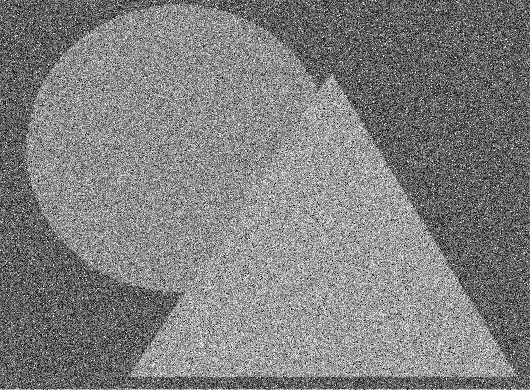
#> input picture noise_processing/images/noise.png, 530 x 390 px
$ python task_2_ch.py
#> lines starting #> are read from the running program, lines starting #| are printed output that depends on the picture; after the words box and inside, x2 and y2 are one past the last pixel; in counts of white or black regions, pixels touching at a corner belong together; long printed decimals are rounded
#> in initialize_image, image is the input picture: shape (390, 530, 3); min 0, max 255, mean 127.5
#> call 2 of initialize_image, with path = 'images/gt.png'
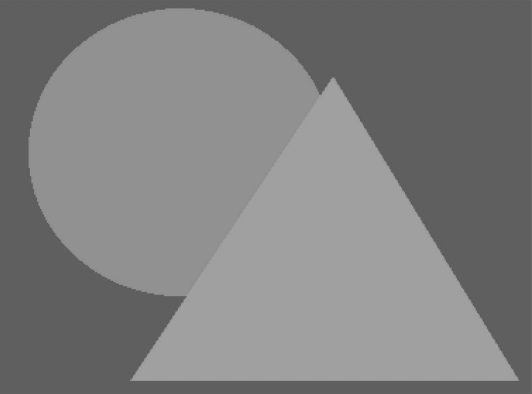
#> input picture noise_processing/images/gt.png, 532 x 394 px
#> in initialize_image, image is the input picture: shape (394, 532, 3); mean B, G, R 127.1, 127.2, 127.2
import matplotlib.pyplot as plt
import cv2
import numpy as np

np.set_printoptions(threshold=np.inf)


def initialize_image(path):
    """Инициализирует картинку для дальнейшей обработки"""
    image = cv2.imread(path)
    image = cv2.cvtColor(image, cv2.COLOR_BGR2GRAY)
    return image


def plot_one_img(object):
    """Выводит одну картинку"""
    plt.figure(figsize=(16, 9))
    plt.subplot(111)
    plt.title("Бинаризованное изображение")
    plt.imshow(object, cmap='gray')
    plt.show()


def plot_images(image, triangle, circle, background, target):
    """Отрисовывает картинку"""
    plt.figure(figsize=(16, 9))

    # Выводим основное изображение
    plt.subplot(321)
    plt.title("Исходное изображение")
    plt.imshow(image, cmap='gray')

    # Выводим треугольник
    plt.subplot(322)
    plt.title("Треугольник на изображении")
    plt.imshow(triangle, cmap='gray')

    # Выводим круг
    plt.subplot(323)
    plt.title("Круг на изображении")
    plt.imshow(circle, cmap='gray')

    # Выводим фон
    plt.subplot(324)
    plt.title("Фон на изображении")
    plt.imshow(background, cmap='gray')

    # Эталон
    plt.subplot(325)
    plt.title("Эталон")
    plt.imshow(target, cmap='gray')

    plt.show()


def finding_triangle(image):
    """Ищет треугольник на изображении"""
    # Бинаризуем изображение

    # Гауссовый фильтр с бинаризацией Оцу
    blur = cv2.GaussianBlur(image, (5, 5), 0)
    blur = np.pad(blur, pad_width=((2, 2), (1, 1)))
#> blur: shape (394, 532)
    # cor_image = cv2.threshold(blur, 0, 255, cv2.THRESH_BINARY + cv2.THRESH_OTSU)[1]

    # Применяем глобальную бинаризацию
    cor_image = cv2.threshold(blur, 160, 255, cv2.THRESH_BINARY)[1]
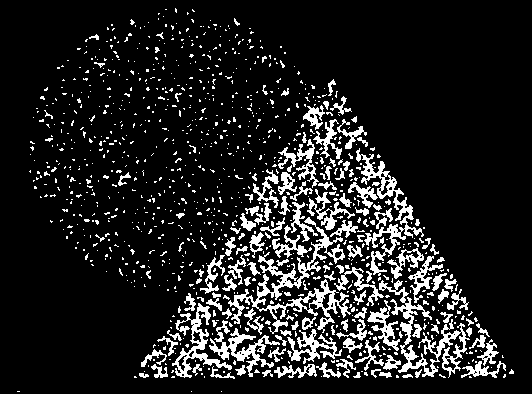
#> cor_image: shape (394, 532); 12.9% white; 1058 white regions (916 under 20 px), largest, box (x1, y1, x2, y2) and area: (228, 217, 351, 334) 2780, (379, 280, 470, 378) 1885, (356, 148, 424, 276) 1610
    kernel = np.ones((5, 5), np.uint8)
    cor_image = cv2.morphologyEx(cor_image, cv2.MORPH_CLOSE, kernel)
#> cor_image: shape (394, 532); 23.2% white; 460 white regions (397 under 20 px), largest, box (x1, y1, x2, y2) and area: (134, 79, 514, 379) 44205, (111, 170, 137, 187) 151, (91, 56, 115, 76) 123
    kernel = np.ones((7, 7), np.uint8)
    cor_image = cv2.morphologyEx(cor_image, cv2.MORPH_OPEN, kernel)
#> cor_image: shape (394, 532); 19.2% white; 4 white regions, box (x1, y1, x2, y2) and area: (144, 96, 497, 378) 39877, (355, 209, 370, 224) 188, (334, 103, 345, 112) 91, (323, 369, 332, 377) 72
    kernel = np.ones((18, 18), np.uint8)
    cor_image = cv2.morphologyEx(cor_image, cv2.MORPH_CLOSE, kernel)
#> cor_image: shape (394, 532); 25.6% white; 1 white region, box (x1, y1, x2, y2) and area: (145, 97, 498, 379) 53749

    return cor_image


def finding_circle(image):
    """Ищет круг на изображении"""
    kernel = np.ones((2, 2), np.uint8)
    blur = cv2.GaussianBlur(image, (5, 5), 0)
    cor_image = cv2.threshold(blur, 150, 255, cv2.THRESH_TOZERO_INV)[1]
#> cor_image: shape (390, 530)
    blur = cv2.GaussianBlur(cor_image, (5, 5), 0)
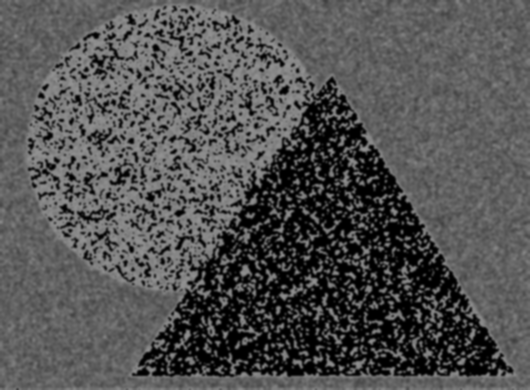
#> blur: shape (390, 530); min 0, max 147, mean 81.6
    cor_image = cv2.threshold(blur, 105, 255, cv2.THRESH_BINARY)[1]
#> cor_image: shape (390, 530); 26.1% white; 1198 white regions (943 under 20 px), largest, box (x1, y1, x2, y2) and area: (20, 0, 335, 302) 35503, (63, 379, 179, 390) 358, (490, 354, 525, 390) 299

    cor_image = cv2.morphologyEx(cor_image, cv2.MORPH_OPEN, kernel)
#> cor_image: shape (390, 530); 24.5% white; 935 white regions (677 under 20 px), largest, box (x1, y1, x2, y2) and area: (21, 0, 320, 296) 33622, (177, 263, 198, 303) 306, (183, 241, 207, 267) 247
    kernel = np.ones((7, 7), np.uint8)
    cor_image = cv2.morphologyEx(cor_image, cv2.MORPH_CLOSE, kernel)
#> cor_image: shape (390, 530); 40% white; 341 white regions (198 under 20 px), largest, box (x1, y1, x2, y2) and area: (0, 0, 335, 303) 59980, (237, 341, 530, 390) 2347, (29, 313, 230, 390) 2164

    kernel = np.ones((24, 24), np.uint8)
    cor_image = cv2.morphologyEx(cor_image, cv2.MORPH_OPEN, kernel)
#> cor_image: shape (390, 530); 26.5% white; 1 white region, box (x1, y1, x2, y2) and area: (27, 6, 315, 294) 54741
    kernel = np.ones((13, 13), np.uint8)
    cor_image = cv2.morphologyEx(cor_image, cv2.MORPH_CLOSE, kernel)
#> cor_image: shape (390, 530); 28% white; 1 white region, box (x1, y1, x2, y2) and area: (27, 0, 315, 294) 57943

    return cor_image


def finding_background(image):
    """Ищет фон изображения"""
    blur = cv2.GaussianBlur(image, (5, 5), 0)
    blur = np.pad(blur, pad_width=((2, 2), (1, 1)))
    cor_image = cv2.threshold(blur, 0, 255, cv2.THRESH_BINARY_INV + cv2.THRESH_OTSU)[1]
#> cor_image: shape (394, 532); 44.2% white; 447 white regions (445 under 20 px), largest, box (x1, y1, x2, y2) and area: (0, 0, 532, 394) 91029, (114, 148, 122, 152) 23

    kernel = np.ones((4, 4), np.uint8)
    cor_image = cv2.morphologyEx(cor_image, cv2.MORPH_OPEN, kernel)
#> cor_image: shape (394, 532); 43% white; 1 white region, box (x1, y1, x2, y2) and area: (0, 0, 532, 394) 90158
    kernel = np.ones((6, 6), np.uint8)
    cor_image = cv2.morphologyEx(cor_image, cv2.MORPH_CLOSE, kernel)
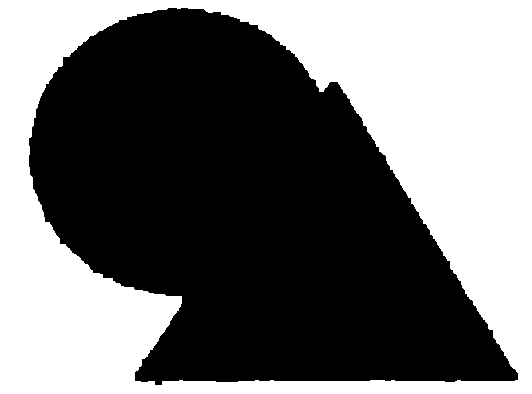
#> cor_image: shape (394, 532); 44.1% white; 1 white region, box (x1, y1, x2, y2) and area: (0, 0, 532, 394) 92456

    return cor_image


def area_on_model(model):
    """Выделяет объектные области"""

    # Выделенные объекты включают в себя также мелкие шумы
    # Избавляемся от них морфологическими операциями
    kernel = np.ones((2, 2))
    model_triangle = cv2.inRange(model, 155, 161)
#> model_triangle: shape (394, 532); 27.9% white; 1 white region, box (x1, y1, x2, y2) and area: (132, 79, 517, 380) 58421
    model_triangle = cv2.morphologyEx(model_triangle, cv2.MORPH_CLOSE, kernel)
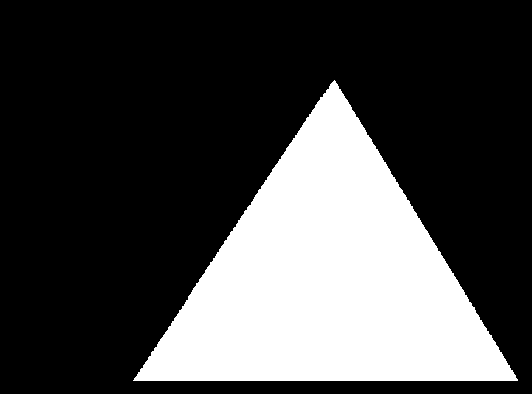
#> model_triangle: shape (394, 532); 27.9% white; 1 white region, box (x1, y1, x2, y2) and area: (133, 80, 518, 381) 58452

    model_circle = cv2.inRange(model, 140, 146)
#> model_circle: shape (394, 532); 27.4% white; 79 white regions (78 under 20 px), largest, box (x1, y1, x2, y2) and area: (29, 9, 319, 296) 57231
    model_circle = cv2.morphologyEx(model_circle, cv2.MORPH_OPEN, kernel)
#> model_circle: shape (394, 532); 27.3% white; 1 white region, box (x1, y1, x2, y2) and area: (30, 10, 320, 297) 57209
    model_circle = cv2.morphologyEx(model_circle, cv2.MORPH_CLOSE, kernel)
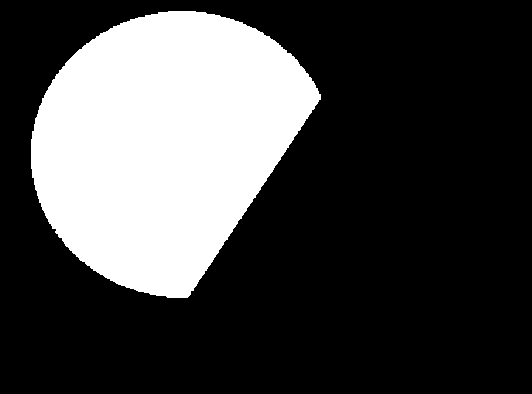
#> model_circle: shape (394, 532); 27.3% white; 1 white region, box (x1, y1, x2, y2) and area: (31, 11, 321, 298) 57226

    model_background = cv2.inRange(model, 92, 115)
#> model_background: shape (394, 532); 44% white; 1 white region, box (x1, y1, x2, y2) and area: (0, 0, 532, 394) 92225
    model_background = cv2.morphologyEx(model_background, cv2.MORPH_CLOSE, kernel)
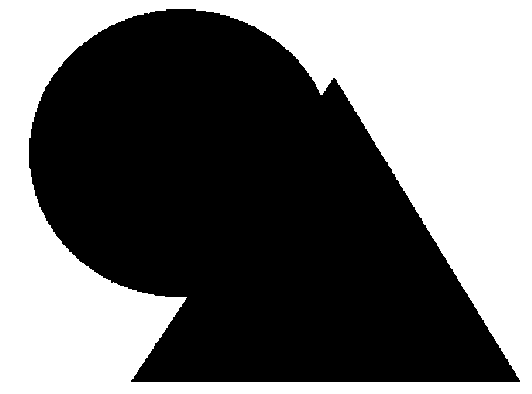
#> model_background: shape (394, 532); 44% white; 1 white region, box (x1, y1, x2, y2) and area: (0, 0, 532, 394) 92293

    return model_triangle, model_circle, model_background


def object_box(object):
    """Помещает объект в коробку"""
    plot_one_img(object)
    xmin, ymin, xmax, ymax = 0, 0, 0, 0
    for i in range(0, len(object) - 1):
        if xmin == 0:
            for j in range(0, len(object[0]) - 1):
                if object[i, j] == 255:
                    xmin = i
                    break
        else:
            break

    for i in range(0, len(object[0]) - 1):
        if ymin == 0:
            for j in range(0, len(object) - 1):
                if object[j, i] == 255:
                    ymin = i
                    break
        else:
            break

    for i in range(len(object) - 1, 0, -1):
        if xmax == 0:
            for j in range(len(object[0]) - 1, 0, -1):
                if object[i, j] == 255:
                    xmax = i
                    break
        else:
            break

    for i in range(len(object[0]) - 1, 0, -1):
        if ymax == 0:
            for j in range(len(object) - 1, 0, -1):
                if object[j, i] == 255:
                    ymax = i
                    break
        else:
            break

    return xmin, ymin, xmax, ymax


def iou(xmin_mt, ymin_mt, xmax_mt, ymax_mt, xmin_t, ymin_t, xmax_t, ymax_t):
    """Функция оценки качества"""
    x1 = max(xmin_mt, xmin_t)
    x2 = min(xmax_mt, xmax_t)
    y1 = max(ymin_mt, ymin_t)
    y2 = min(ymax_mt, ymax_t)
    s1 = (x2 - x1) * (y2 - y1)  # S of intercept of rectangles
    s2 = (xmax_mt - xmin_mt) * (ymax_mt - ymin_mt)  # S of 1st rect
    s3 = (xmax_t - xmin_t) * (ymax_t - ymin_t)  # S of 2nd rect
    res = s1 / (s2 + s3 - s1)  # S of all area
    return res


image = initialize_image('images/noise.png')
model = initialize_image('images/gt.png')

# Ищем объекты
triangle = finding_triangle(image)
circle = finding_circle(image)
background = finding_background(image)

# Области объектов на эталоне
model_triangle, model_circle, model_background = area_on_model(model)

# Ищем коробки для изображений треугольников
xmin_mt, ymin_mt, xmax_mt, ymax_mt = object_box(model_triangle)
#> the loop in object_box, `for i in range(0, len(object) - 1):` made 82 passes
#> the loop in object_box, `for i in range(0, len(object[0]) - 1):` made 135 passes
#> the loop in object_box, `for i in range(len(object) - 1, 0, -1):` made 15 passes
#> i on passes 1 to 12: 393, 392, 391, 390, 389, 388, 387, 386, 385, 384, 383, 382
#> the loop in object_box, `for i in range(len(object[0]) - 1, 0, -1):` made 16 passes
#> i on passes 1 to 12: 531, 530, 529, 528, 527, 526, 525, 524, 523, 522, 521, 520
#> xmin_mt = 80; ymin_mt = 133; xmax_mt = 380; ymax_mt = 517
xmin_t, ymin_t, xmax_t, ymax_t = object_box(triangle)
#> the loop in object_box (call 2), `for i in range(0, len(object) - 1):` made 99 passes
#> the loop in object_box (call 2), `for i in range(0, len(object[0]) - 1):` made 147 passes
#> the loop in object_box (call 2), `for i in range(len(object) - 1, 0, -1):` made 17 passes
#> the loop in object_box (call 2), `for i in range(len(object[0]) - 1, 0, -1):` made 36 passes
#> xmin_t = 97; ymin_t = 145; xmax_t = 378; ymax_t = 497
# Вычисляем IoU
triangle_iou = iou(xmin_mt, ymin_mt, xmax_mt, ymax_mt, xmin_t, ymin_t, xmax_t, ymax_t)
#> in iou, `x1 = max(xmin_mt, xmin_t)`: x1 = 97
#> in iou, `x2 = min(xmax_mt, xmax_t)`: x2 = 378
#> in iou, `y1 = max(ymin_mt, ymin_t)`: y1 = 145
#> in iou, `y2 = min(ymax_mt, ymax_t)`: y2 = 497
#> in iou, `s1 = (x2 - x1) * (y2 - y1)`: s1 = 98912
#> in iou, `s2 = (xmax_mt - xmin_mt) * (ymax_mt - ymin_mt)`: s2 = 115200
#> in iou, `s3 = (xmax_t - xmin_t) * (ymax_t - ymin_t)`: s3 = 98912
#> in iou, `res = s1 / (s2 + s3 - s1)`: res = 0.859
#> triangle_iou = 0.859

# Ищем коробки для изображений кругов
xmin_mt, ymin_mt, xmax_mt, ymax_mt = object_box(model_circle)
#> xmin_mt = 11; ymin_mt = 31; xmax_mt = 297; ymax_mt = 320
xmin_t, ymin_t, xmax_t, ymax_t = object_box(circle)
#> xmin_t = 1; ymin_t = 27; xmax_t = 293; ymax_t = 314
# Вычисляем IoU
circle_iou = iou(xmin_mt, ymin_mt, xmax_mt, ymax_mt, xmin_t, ymin_t, xmax_t, ymax_t)
#> circle_iou = 0.921

# Ищем коробки для изображений фонов(фон и так на всю картинку)
xmin_mt, ymin_mt, xmax_mt, ymax_mt = object_box(model_background)
#> xmin_mt = 1; ymin_mt = 1; xmax_mt = 393; ymax_mt = 531
xmin_t, ymin_t, xmax_t, ymax_t = object_box(background)
#> ymin_t = 1; xmax_t = 393; ymax_t = 531
# Вычисляем IoU
background_iou = iou(xmin_mt, ymin_mt, xmax_mt, ymax_mt, xmin_t, ymin_t, xmax_t, ymax_t)
#> background_iou = 1

# Выводим значения IoU в консоль
print('triangle_IoU =', triangle_iou, 'circle_IoU =', circle_iou, 'background_IoU =', background_iou)
#| triangle_IoU = 0.8586 circle_IoU = 0.921 background_IoU = 1.0

# Строим общий график
plot_images(image, triangle, circle, background, model)
